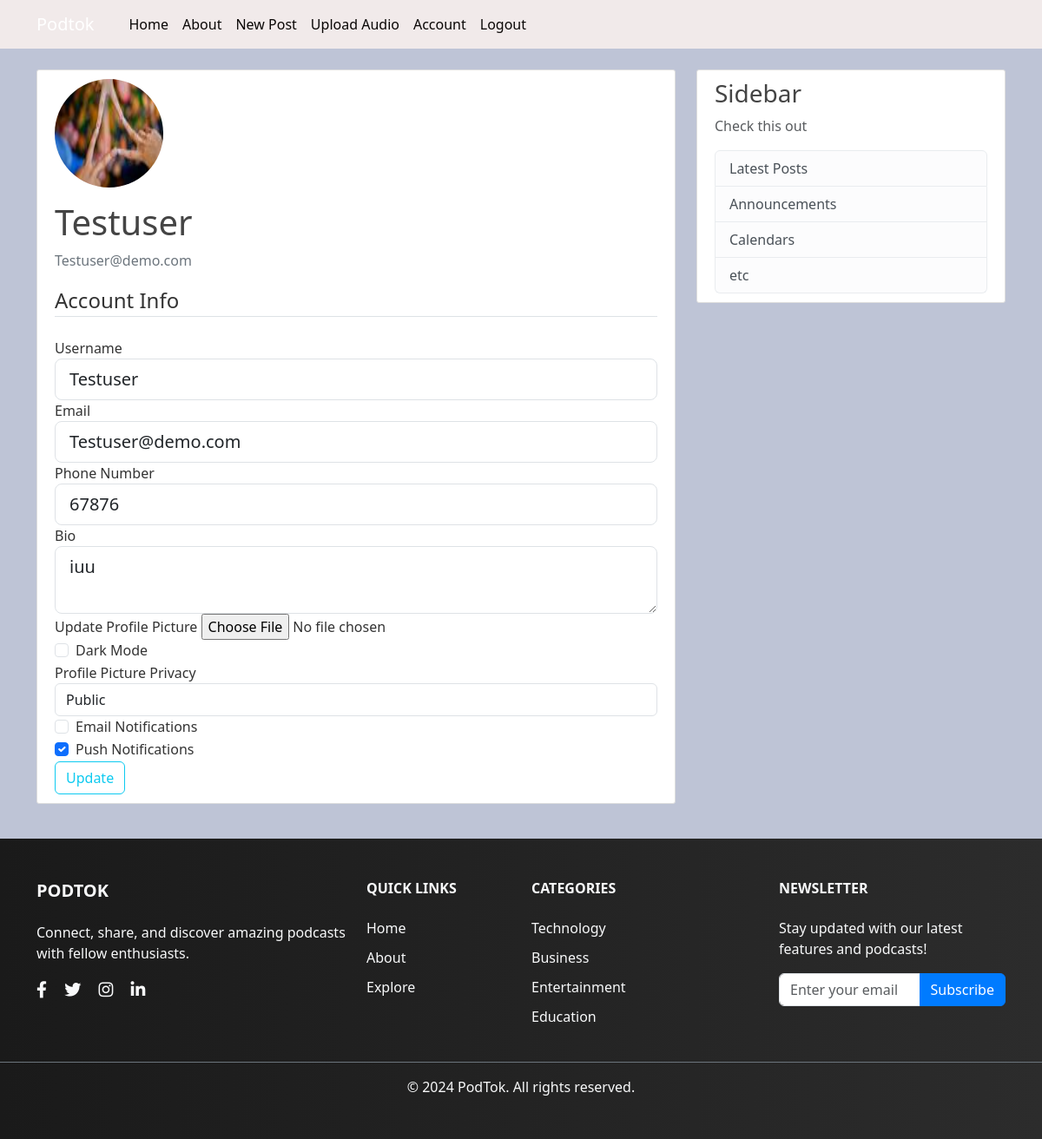
Screenshot of /account (signed in) with the database file from the repository.
### podtok/models.py (models this page shows, shortened)
class User(db.Model, UserMixin):
    id = db.Column(db.Integer, primary_key=True)
    username = db.Column(db.String(20), unique=True, nullable=False)
    email = db.Column(db.String(120), unique=True, nullable=False)
    image_file = db.Column(db.String(20), nullable=False, default='default.jpg')
    password = db.Column(db.String(60), nullable=False)
    bio = db.Column(db.Text)
    join_date = db.Column(db.DateTime, nullable=False, default=datetime.utcnow)
    dark_mode = db.Column(db.Boolean, default=False)
    profile_pic_privacy = db.Column(db.String(20), default='public')
    notification = db.Column(db.Boolean, default=False)
    email_notifications = db.Column(db.Boolean, default=True)
    push_notifications = db.Column(db.Boolean, default=True)
    phone_number = db.Column(db.String(15), nullable=True)
    posts = db.relationship('Post', backref='author', lazy=True)
    podcasts = db.relationship('Podcast', backref='creator', lazy=True)
    audios = db.relationship('Audio', backref='author', lazy=True)

### podtok/users/routes.py (the view)
@users.route("/account", methods=['GET', 'POST'])
@login_required
def account():
    form = UpdateAccountForm()
    if form.validate_on_submit():
        if form.picture.data:
            picture_file = save_picture(form.picture.data)
            current_user.image_file = picture_file
        current_user.username = form.username.data
        current_user.email = form.email.data
        current_user.phone_number = form.phone_number.data
        current_user.bio = form.bio.data
        current_user.dark_mode = form.dark_mode.data
        current_user.profile_pic_privacy = form.profile_pic_privacy.data
        current_user.notification = form.email_notifications.data
        current_user.push_notifications = form.push_notifications.data
        db.session.commit()
        flash('Your account has been updated!', 'success')
        return redirect(url_for('users.account'))
    elif request.method == 'GET':
        form.username.data = current_user.username
        form.email.data = current_user.email
        form.phone_number.data = current_user.phone_number
        form.bio.data = current_user.bio
        form.dark_mode.data = current_user.dark_mode
        form.profile_pic_privacy.data = current_user.profile_pic_privacy
        form.email_notifications.data = current_user.notification
        form.push_notifications.data = current_user.push_notifications
    image_file = url_for('static', filename='profile_pics/' + current_user.image_file)
    return render_template('account.html', title='Account', image_file=image_file, form=form)

### podtok/users/forms.py (shortened to what this page needs)
class UpdateAccountForm(FlaskForm):
    username = StringField('Username',
                           validators=[DataRequired(), Length(min=3, max=20)])
    email = StringField('Email',
                        validators=[DataRequired(), Email()])
    phone_number = StringField('Phone Number', validators=[Length(max=20)])
    bio = TextAreaField('Bio', validators=[Length(max=500)])
    picture = FileField('Update Profile Picture', validators=[FileAllowed(['jpg', 'png'])])
    dark_mode = BooleanField('Dark Mode')
    profile_pic_privacy = SelectField('Profile Picture Privacy', choices=[('public', 'Public'), ('friends', 'Friends Only'), ('private', 'Private')])
    email_notifications = BooleanField('Email Notifications')
    push_notifications = BooleanField('Push Notifications')
    submit = SubmitField('Update')

### podtok/models.py (called while the page is built)
@login_manager.user_loader
def load_user(user_id):
    return User.query.get(int(user_id))

### podtok/templates/account.html (shortened to what this page needs)
{% extends "base.html" %}
{% block content %}
    <div class="content-section">
        <div class="media">
        <img class="rounded-circle account-img" src="{{ image_file }}">
        <div class="media-body">
            <h2 class="account-heading">{{ current_user.username }}</h2>
            <p class="text-secondary">{{ current_user.email }}</p>
        </div>
        </div>
            <form method="POST" action="{{ url_for('users.account') }}" enctype="multipart/form-data">
                <fieldset class="form-group">
                    <legend class="border-bottom mb-4"> Account Info</legend>
                    <div class="form-group">
                        {{ form.username.label(class="form-control-label") }}
                        {% if form.username.errors %}
                            {{ form.username(class="form-control form-control-lg is-invalid") }}
                            <div class="invalid-feedback">
                                {% for error in form.username.errors %}
                                    <span>{{ error }}</span>
                                {% endfor %}
                            </div>
                        {% else %}
                            {{ form.username(class="form-control form-control-lg") }}
                        {% endif %}
                    </div>
                    <div class="form-group">
                        {{ form.email.label(class="form-control-label") }}
                        {% if form.email.errors %}
                            {{ form.email(class="form-control form-control-lg is-invalid") }}
                            <div class="invalid-feedback">
                                {% for error in form.email.errors %}
                                    <span>{{ error }}</span>
                                {% endfor %}
                            </div>
                        {% else %}
                            {{ form.email(class="form-control form-control-lg") }}
                        {% endif %}
                    </div>
                    <div class="form-group">
                        {{ form.phone_number.label(class="form-control-label") }}
                        {{ form.phone_number(class="form-control form-control-lg") }}
                    </div>
                    <div class="form-group">
                        {{ form.bio.label(class="form-control-label") }}
                        {{ form.bio(class="form-control form-control-lg") }}
                    </div>
                    <div class="form-group">
                        {{ form.picture.label() }}
                        {{ form.picture(class="form-control-file") }}
                    </div>
                    <div class="form-check">
                        {{ form.dark_mode(class="form-check-input") }}
                        {{ form.dark_mode.label(class="form-check-label") }}
                    </div>
                    <div class="form-group">
                        {{ form.profile_pic_privacy.label(class="form-control-label") }}
                        {{ form.profile_pic_privacy(class="form-control") }}
                    </div>
                    <div class="form-check">
                        {{ form.email_notifications(class="form-check-input") }}
                        {{ form.email_notifications.label(class="form-check-label") }}
                    </div>
                    <div class="form-check">
                        {{ form.push_notifications(class="form-check-input") }}
                        {{ form.push_notifications.label(class="form-check-label") }}
                    </div>
                </fieldset>
                <div class="form-group">
                    {{ form.submit(class="btn btn-outline-info") }}
                </div>
            </form>
        </div>
{% endblock content %}

### podtok/static/main.css (style rules this page uses)
body { background: #bec4d6; color: #333333; margin-top: 5rem; }
h1, h2, h3, h4, h5, h6 { color: #444444; }
.content-section { background: #ffffff; padding: 10px 20px; border: 1px solid #dddddd; border-radius: 3px; margin-bottom: 20px; }
.rounded-circle { border-radius: 50% !important; }
.account-img { height: 125px; width: 125px; margin-right: 20px; margin-bottom: 16px; }
.account-heading { font-size: 2.5rem; }

### rows the page displays
User: username "Testuser", email "Testuser@demo.com", phone_number "67876", bio "iuu", profile_pic_privacy "Public", push_notifications "☑"
